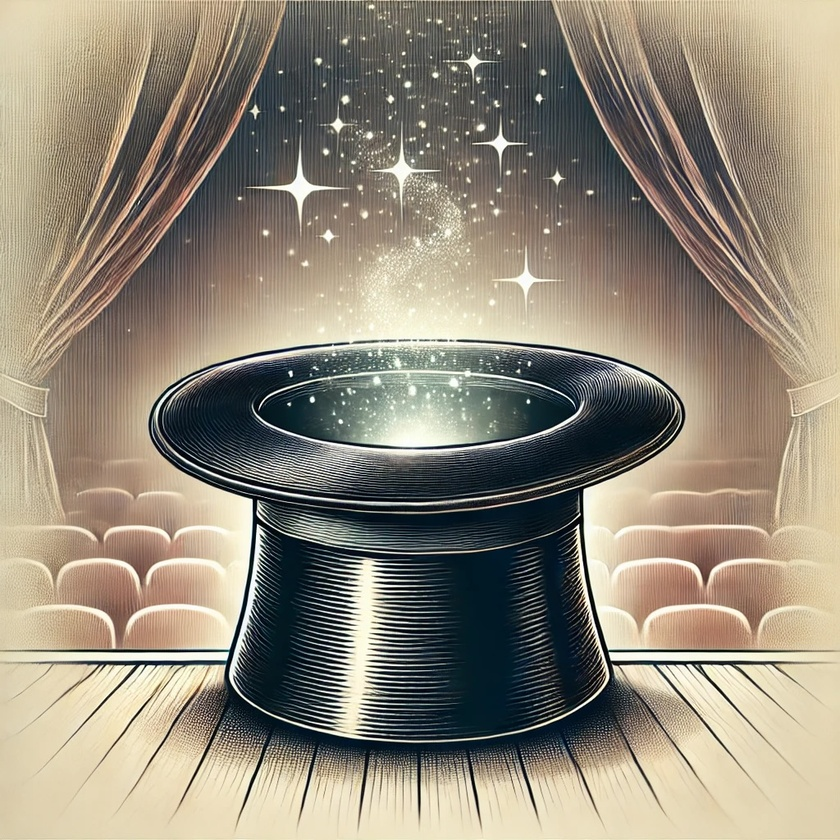
#> input picture lect16/hat.jpg, 840 x 840 px, shrunk from 1024 x 1024 before the run
$ python steganography.py
#> lines starting #> are read from the running program, lines starting #| are printed output that depends on the picture
from PIL import Image

# Function to hide n most significant bits of one number into the least significant bits of another
def hide_bits(large_value, small_value, n=4):
    """
    Embeds the n most significant bits of small_value into the least significant bits of large_value.
    """
    return 42

# Function to extract hidden bits from a number
def extract_hidden_value(combined_value, n):
    """
    Extracts the small_value hidden in the least significant n bits of combined_value.
    """
    return 42

# Function to encode a single pixel
def encode_pixel(large_pixel, small_pixel, n=4):
    """
    Encodes a single pixel as a tuple from the hidden image into a pixel from the cover image.
    """
    return (1, 1, 1)

# Function to decode a single pixel
def decode_pixel(encoded_pixel, n=4):
    """
    Decodes a single pixel to retrieve the hidden image pixel.
    """
    return (1, 1, 1)

# Function to encode an entire image
def encode_image(large_image_path, small_image_path, output_image_path, n=4):
    """
    Loops through all pixels to encode the small image into the large image.
    returns the size of the small image
    """
#> called with large_image_path = 'hat.jpg', small_image_path = 'bunny.jpg', output_image_path = 'encoded_hat', n = 4
    # Load the large and small images
    large_image = Image.open(large_image_path)
#> large_image is the input picture: PIL image 840x840 RGB; mean R, G, B 145.9, 137.4, 121.8
    small_image = Image.open(small_image_path)
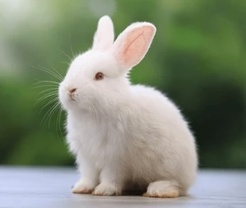
#> input picture lect16/bunny.jpg, 246 x 208 px, shrunk from 300 x 254 before the run
#> small_image is the input picture: PIL image 246x208 RGB; mean R, G, B 129.5, 137.8, 118.1

    if small_image.size[0] > large_image.size[0] or small_image.size[1] > large_image.size[1]:
        print("Hidden image is larger than Cover Image")
        return

    encoded_image = Image.new('RGB', large_image.size, (0, 0, 0))
#> encoded_image: PIL image 840x840 RGB; every value is 0
    for x in range(large_image.size[0]):
        for y in range(large_image.size[1]):
            large_pixel = large_image.getpixel((x, y))
            # TO DO: write code to create the output image

            encoded_image.putpixel((x,y), large_pixel )

    # Save the encoded image
    encoded_image.save(output_image_path, 'PNG')
    print(f"Encoded image saved as {output_image_path}")
    return small_image.size

# Function to decode a hidden image
def decode_image(encoded_image_path, hidden_image_size, n=4):
    # Load the encoded image
    encoded_image = Image.open(encoded_image_path)

    # Create a new image to store the hidden pixels
    hidden_image = Image.new('RGB', hidden_image_size)

    for x in range(hidden_image_size[0]):
        for y in range(hidden_image_size[1]):
            encoded_pixel = encoded_image.getpixel((x, y))
            # TO DO: Decode the hidden pixel

            hidden_image.putpixel((x, y), encoded_pixel)

    # Save the hidden image
    hidden_image.save("hidden_image.png", 'PNG')
    hidden_image.show()
    print("Hidden image saved as 'hidden_image.png'")

param_n = 4
small_image_size = encode_image('hat.jpg', 'bunny.jpg', 'encoded_hat')
#> small_image_size = (246, 208)

# Decode the hidden image from the encoded image
decode_image('encoded_hat', small_image_size)
#> in decode_image, `hidden_image = Image.new('RGB', hidden_image_size)`: hidden_image: PIL image 246x208 RGB; every value is 0
#> after the loop in decode_image, `for x in range(hidden_image_size[0]):`:
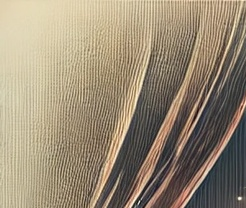
#> hidden_image: PIL image 246x208 RGB; mean R, G, B 153.5, 139.5, 117.7
